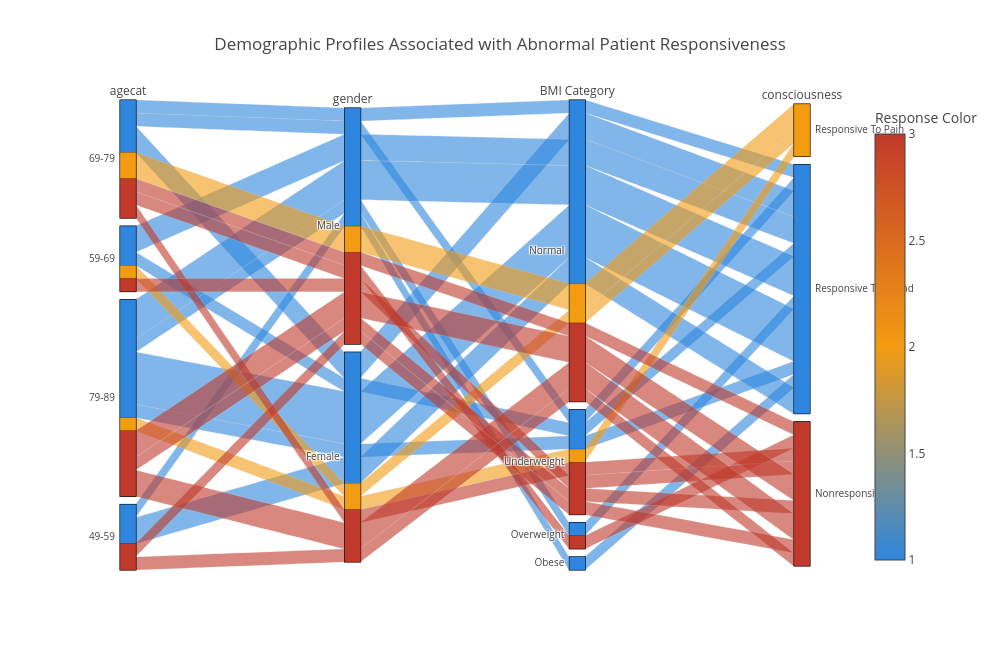

Write notebook code for a chart like this one.
### Code cell
# -------------------------------------------------------
# Step 2. Create Normal vs Abnormal Responsiveness
# -------------------------------------------------------
df["Responsiveness"] = df["consciousness"].apply(
    lambda x: "Normal" if x == "Clear" else "Abnormal"
)

df["Responsiveness"].value_counts()

# -------------------------------------------------------
# Step 3. Create BMI categories
# -------------------------------------------------------
df["BMI Category"] = pd.cut(
    df["bmi"],
    bins=[0, 18.5, 25, 30, float("inf")],
    labels=[
        "Underweight",
        "Normal",
        "Overweight",
        "Obese"
    ]
)

df["BMI Category"].value_counts()

# -------------------------------------------------------
# Step 4. Keep abnormal patients
# -------------------------------------------------------

abnormal_df = df[
    df["Responsiveness"] == "Abnormal"
].copy()

print("Abnormal patients:", len(abnormal_df))

abnormal_df[
    [
        "inpatient_number",
        "agecat",
        "gender",
        "BMI Category",
        "occupation",
        "consciousness"
    ]
].head()

color_map = {
    "Responsive To Sound": 1,
    "Responsive To Pain": 2,
    "Nonresponsive": 3
}

abnormal_df["Response Color"] = abnormal_df["consciousness"].map(color_map)
# -------------------------------------------------------
# Step 5. Create the Parallel Categories chart
# -------------------------------------------------------
fig = px.parallel_categories(
    abnormal_df,
    dimensions=[
        "agecat",
        "gender",
        "BMI Category",
        "consciousness"
    ],
    color="Response Color",
    color_continuous_scale=[
        [0.00, "#2E86DE"],
        [0.50, "#F39C12"],
        [1.00, "#C0392B"]
    ],
    title="Demographic Profiles Associated with Abnormal Patient Responsiveness"
)

fig.update_layout(
    width=1000,
    height=650,
    title_x=0.5,
    font=dict(size=12)
)

fig.show()

### Figure 1 — Plotly figure (JSON) as saved in the notebook; plotly's stock layout.template omitted (floating-point values rounded to 4 significant figures)
{"data": [{"dimensions": [{"label": "agecat", "values": ["69-79", "59-69", "59-69", "79-89", "49-59", "79-89", "79-89", "49-59", "69-79", "79-89", "69-79", "79-89", "79-89", "79-89", "69-79", "79-89", "59-69", "79-89", "79-89", "69-79", "69-79", "69-79", "79-89", "79-89", "69-79", "49-59", "79-89", "69-79", "59-69", "79-89", "59-69", "49-59", "79-89", "49-59"]}, {"label": "gender", "values": ["Male", "Male", "Male", "Female", "Female", "Female", "Male", "Female", "Male", "Male", "Male", "Female", "Male", "Male", "Male", "Male", "Female", "Female", "Female", "Female", "Female", "Male", "Female", "Male", "Female", "Female", "Female", "Male", "Male", "Female", "Female", "Male", "Male", "Male"]}, {"label": "BMI Category", "values": ["Normal", "Normal", "Normal", "Normal", "Normal", "Underweight", "Normal", "Normal", "Underweight", "Overweight", "Normal", "Normal", "Normal", "Normal", "Overweight", "Normal", "Normal", "Normal", "Normal", "Normal", "Underweight", "Normal", "Underweight", "Underweight", "Normal", "Normal", "Normal", "Normal", "Underweight", "Normal", "Underweight", "Obese", "Normal", "Underweight"]}, {"label": "consciousness", "values": ["Responsive To Pain", "Responsive To Sound", "Responsive To Sound", "Responsive To Sound", "Responsive To Sound", "Responsive To Sound", "Responsive To Sound", "Responsive To Sound", "Responsive To Sound", "Responsive To Sound", "Responsive To Sound", "Responsive To Sound", "Responsive To Sound", "Responsive To Sound", "Nonresponsive", "Nonresponsive", "Responsive To Pain", "Nonresponsive", "Responsive To Sound", "Responsive To Sound", "Nonresponsive", "Nonresponsive", "Responsive To Pain", "Nonresponsive", "Responsive To Sound", "Nonresponsive", "Responsive To Sound", "Responsive To Pain", "Nonresponsive", "Nonresponsive", "Responsive To Sound", "Responsive To Sound", "Nonresponsive", "Nonresponsive"]}], "domain": {"x": [0, 1], "y": [0, 1]}, "line": {"color": [2, 1, 1, 1, 1, 1, 1, 1, 1, 1, 1, 1, 1, 1, 3, 3, 2, 3, 1, 1, 3, 3, 2, 3, 1, 3, 1, 2, 3, 3, 1, 1, 3, 3], "coloraxis": "coloraxis"}, "name": "", "type": "parcats"}], "layout": {"coloraxis": {"colorbar": {"title": {"text": "Response Color"}}, "colorscale": [[0, "#2E86DE"], [0.5, "#F39C12"], [1, "#C0392B"]]}, "font": {"size": 12}, "height": 650, "legend": {"tracegroupgap": 0}, "title": {"text": "Demographic Profiles Associated with Abnormal Patient Responsiveness", "x": 0.5}, "width": 1000}}
